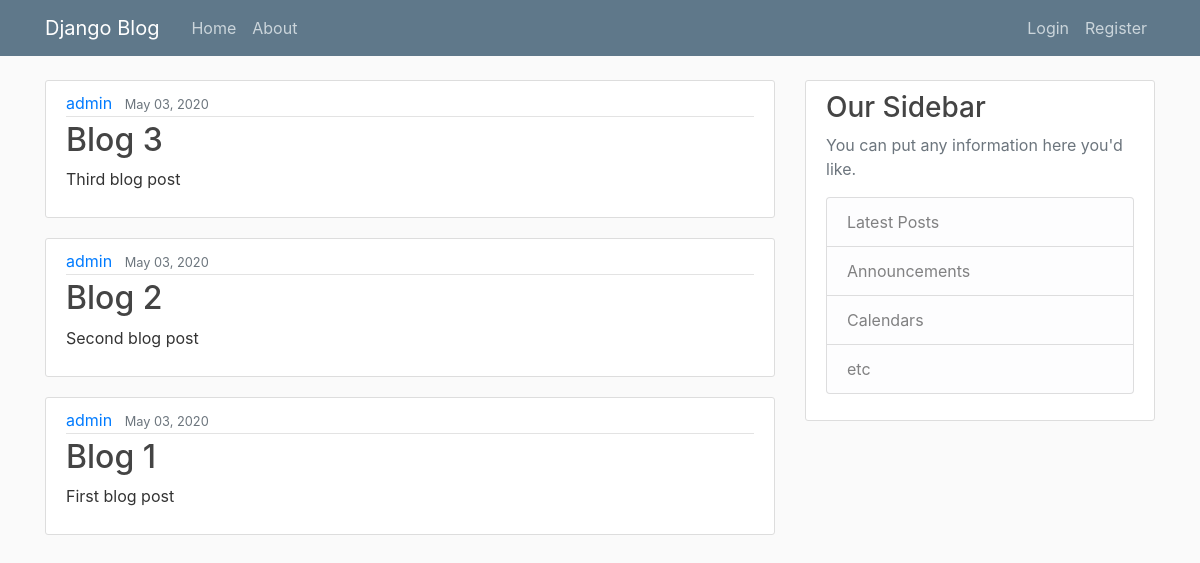
/, run on an earlier commit of the app's database.
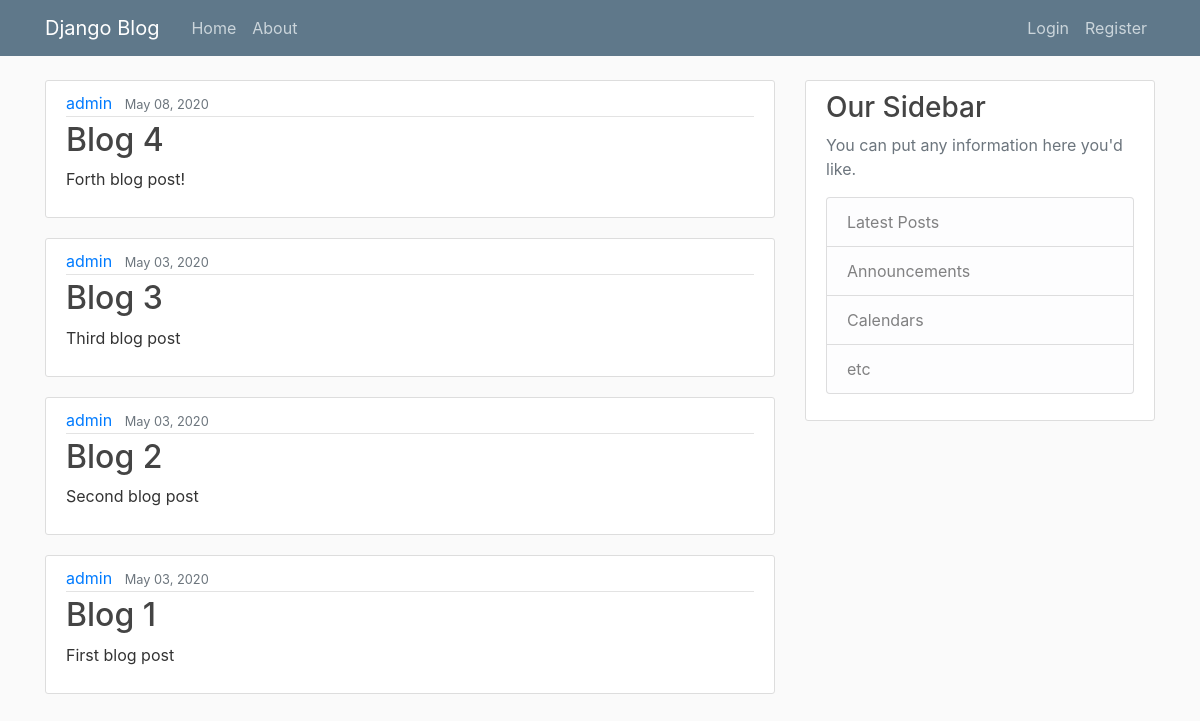
And on a later commit of the database.
### blog/models.py (models this page shows, shortened)
class Post(models.Model):
    title = models.CharField(max_length=100)
    content = models.TextField()
    date_posted = models.DateTimeField(default=datetime.now)
    author = models.ForeignKey(User, on_delete=models.CASCADE)
    objects = models.Manager()

### blog/views.py (the view)
# urls.py: path('', PostListView.as_view(), name='blog-home'),
class PostListView(ListView):
    model = Post
    template_name = 'blog/home.html'
    context_object_name = 'posts'
    ordering = ['-date_posted']
    paginate_by = 5

### templates/blog/home.html (shortened to what this page needs)
{% extends 'base.html' %}
{% block content %}
    {% for post in posts %}
        <article class="media content-section">
            <div class="media-body">
            <div class="article-metadata">
                <a class="mr-2" href="#">{{ post.author }}</a>
                <small class="text-muted">{{ post.date_posted|date:'F d, Y' }}</small>
            </div>
            <h2><a class="article-title" href="{% url 'post-detail' post.id %}">{{ post.title }}</a></h2>
            <p class="article-content">{{ post.content }}</p>
            </div>
        </article>
    {% endfor %}
{% endblock %}

### templates/base.html (shortened to what this page needs)
{% load static %}
<!DOCTYPE html>
<html lang="en">
<head>
    <link rel="stylesheet" href="https://stackpath.bootstrapcdn.com/bootstrap/4.4.1/css/bootstrap.min.css">
    <link rel="stylesheet" type="text/css" href="{% static 'blog/main.css' %}">
</head>
<body>
    {% include 'partials/_navbar.html' %}
    <main role="main" class="container">
        <div class="row">
            <div class="col-md-8">
                {% block content %}
                {% endblock %}
            </div>
            <div class="col-md-4">
                {% include 'partials/_sidebar.html' %}
            </div>
        </div>
    </main>
</body>
</html>

### templates/partials/_navbar.html (shortened to what this page needs)
<header class="site-header">
    <nav class="navbar navbar-expand-md navbar-dark bg-steel fixed-top">
      <div class="container">
        <a class="navbar-brand mr-4" href="{% url 'blog-home' %}">Django Blog</a>
        <div class="collapse navbar-collapse" id="navbarToggle">
          <div class="navbar-nav mr-auto">
            <a class="nav-item nav-link" href="{% url 'blog-home' %}">Home</a>
            <a class="nav-item nav-link" href="{% url 'blog-about' %}">About</a>
          </div>
          <div class="navbar-nav">
            {% if user.is_authenticated %}
              <a class="nav-item nav-link" href="{% url 'post-create' %}">New Post</a>
              <a class="nav-item nav-link" href="{% url 'profile' %}">Profile</a>
              <a class="nav-item nav-link" href="{% url 'logout' %}">Logout</a>
            {% else %}
              <a class="nav-item nav-link" href="{% url 'login' %}">Login</a>
              <a class="nav-item nav-link" href="{% url 'register' %}">Register</a>
            {% endif %}
          </div>
        </div>
      </div>
    </nav>
</header>

### templates/partials/_sidebar.html
<div class="content-section">
    <h3>Our Sidebar</h3>
    <p class='text-muted'>You can put any information here you'd like.
        <ul class="list-group">
        <li class="list-group-item list-group-item-light">Latest Posts</li>
        <li class="list-group-item list-group-item-light">Announcements</li>
        <li class="list-group-item list-group-item-light">Calendars</li>
        <li class="list-group-item list-group-item-light">etc</li>
        </ul>
    </p>
</div>

### blog/static/blog/main.css (style rules this page uses)
body { background: #fafafa; color: #333333; margin-top: 5rem; }
h1, h2, h3, h4, h5, h6 { color: #444444; }
ul { margin: 0; }
.bg-steel { background-color: #5f788a; }
.site-header .navbar-nav .nav-link { color: #cbd5db; }
.content-section { background: #ffffff; padding: 10px 20px; border: 1px solid #dddddd; border-radius: 3px; margin-bottom: 20px; }
.article-title { color: #444444; }
.article-content { white-space: pre-line; }
.article-metadata { padding-bottom: 1px; margin-bottom: 4px; border-bottom: 1px solid #e3e3e3 }

What changed in the data, as far as the page shows it:
added Post: author "admin", date_posted "May 08, 2020", title "Blog 4", content "Forth blog post!"
